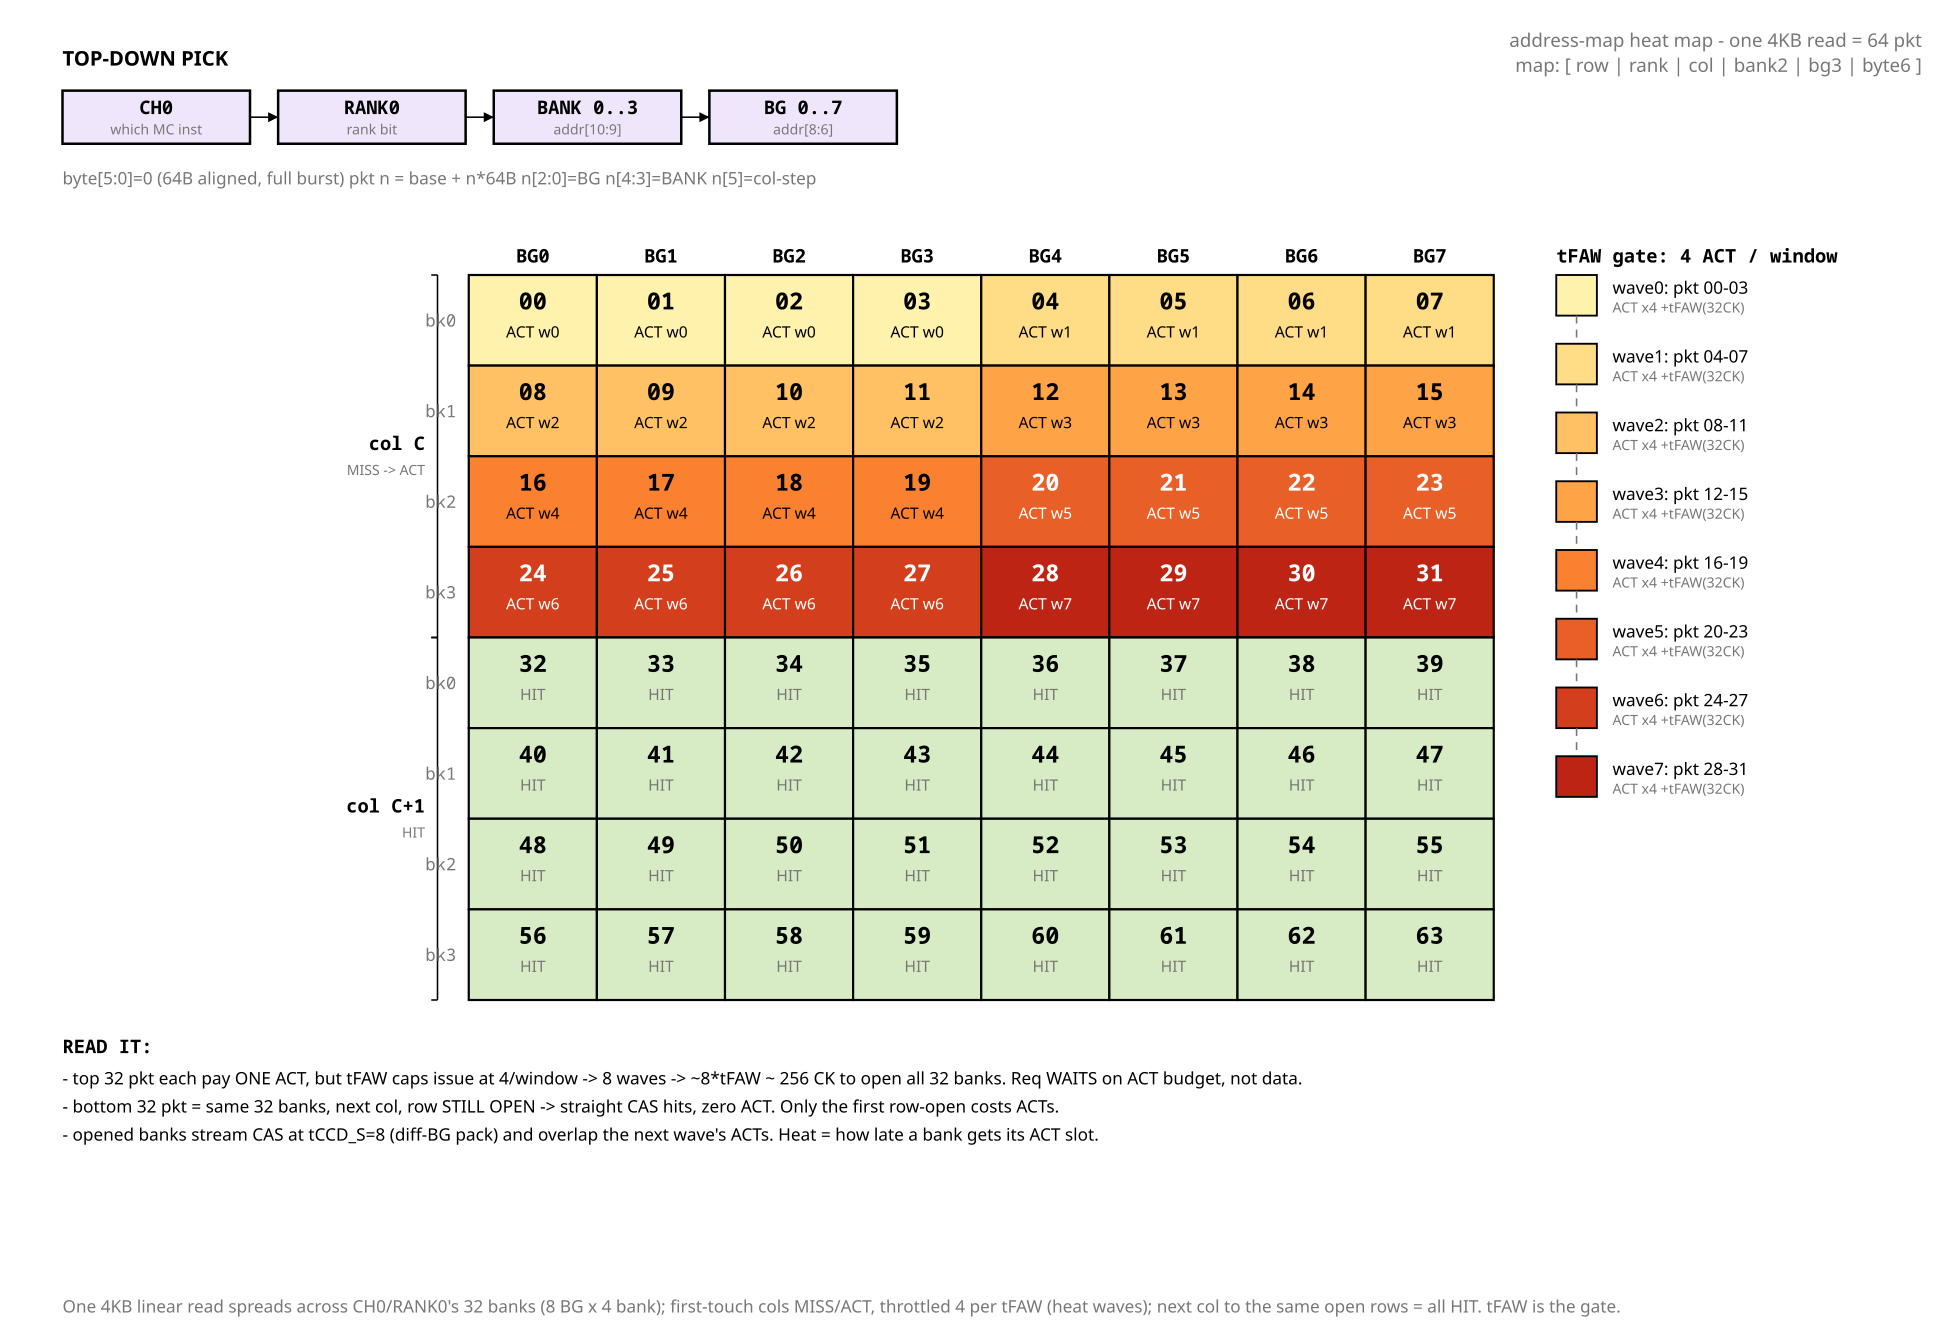

Recreate this plot in Python.
from rtlfig import Fig, MUTED, INK, FILL_CELL, FILL_NEW

# fig_16 - address-map heat map. ONE 4KB linear read (64 pkt = 8x8 grid) landing
# in CH0 / RANK0 / 32 banks (8 BG x 4 bank). Map [row|rank|col|bank2|bg3|byte6].
# Top half = first-touch cols -> MISS -> ACT, throttled 4-per-tFAW (8 heat waves,
# yellow=early .. red=late = how long the req WAITS on ACT budget). Bottom half =
# same 32 banks, next col, row still OPEN -> all HIT, zero ACT. tFAW is the gate.

f = Fig(1240, 860)

# heat ramp for the 8 tFAW waves (cool = opens early, hot = waits longest)
WAVE = ["#fff2ac", "#ffdc86", "#ffc164", "#ffa347",
        "#f9812f", "#e85f27", "#d33f1c", "#bd2414"]
WTX  = [INK, INK, INK, INK, INK, "#ffffff", "#ffffff", "#ffffff"]
HIT  = "#d7ecc4"   # row already open -> CAS hit, free

# ---------------- title + top-down breadcrumb ----------------
f.note(1230, 30, "address-map heat map  -  one 4KB read = 64 pkt", anchor="end")
f.note(1230, 46, "map: [ row | rank | col | bank2 | bg3 | byte6 ]", anchor="end")

f.text(40, 42, "TOP-DOWN PICK", size=13, mono=False, bold=True)
def crumb(x, y, name, fields, hot):
    w = 120
    f.rect(x, y, w, 34, fill=FILL_NEW if hot else "none",
           stroke=INK if hot else MUTED, width=1.6 if hot else 1.0)
    f.text(x + w / 2, y + 15, name, size=12, anchor="middle",
           bold=hot, fill=INK if hot else MUTED)
    f.text(x + w / 2, y + 28, fields, size=9, mono=False, anchor="middle",
           fill=MUTED)
    return x + w
x = 40
for nm, fl, hot in [("CH0", "which MC inst", True),
                    ("RANK0", "rank bit", True),
                    ("BANK 0..3", "addr[10:9]", True),
                    ("BG 0..7", "addr[8:6]", True)]:
    xe = crumb(x, 58, nm, fl, hot)
    if nm != "BG 0..7":
        f.line(xe, 75, xe + 18, 75, arrow=True)
    x = xe + 18
f.text(40, 118, "byte[5:0]=0  (64B aligned, full burst)   pkt n = base + n*64B   "
       "n[2:0]=BG  n[4:3]=BANK  n[5]=col-step",
       size=11, mono=False, fill=MUTED)

# ---------------- the 8x8 grid ----------------
GX, GY, CW, CH = 300, 176, 82, 58

# BG column headers
for bg in range(8):
    f.text(GX + bg * CW + CW / 2, GY - 8, f"BG{bg}", size=12, anchor="middle",
           bold=True)

# left col-step brackets + bank row labels
def bracket(y0, y1, label, sub):
    f.line(280, y0, 280, y1)
    f.line(276, y0, 280, y0); f.line(276, y1, 280, y1)
    f.text(272, (y0 + y1) / 2 - 4, label, size=12, anchor="end", bold=True)
    f.text(272, (y0 + y1) / 2 + 12, sub, size=9, mono=False, anchor="end",
           fill=MUTED)
bracket(GY, GY + 4 * CH, "col C", "MISS -> ACT")
bracket(GY + 4 * CH, GY + 8 * CH, "col C+1", "HIT")

for row in range(8):
    bank = row % 4
    colstep = row // 4
    ry = GY + row * CH
    f.text(292, ry + CH / 2 + 4, f"bk{bank}", size=11, anchor="end", fill=MUTED)
    for bg in range(8):
        n = colstep * 32 + bank * 8 + bg
        cx, cy = GX + bg * CW, ry
        if colstep == 0:                       # first touch -> ACT
            wave = (bank * 8 + bg) // 4
            fill, tx = WAVE[wave], WTX[wave]
            f.rect(cx, cy, CW, CH, fill=fill, stroke=INK, width=1.4)
            f.text(cx + CW / 2, cy + 22, f"{n:02d}", size=15, anchor="middle",
                   fill=tx, bold=True)
            f.text(cx + CW / 2, cy + 40, f"ACT w{wave}", size=10, mono=False,
                   anchor="middle", fill=tx)
        else:                                  # row open -> HIT
            f.rect(cx, cy, CW, CH, fill=HIT, stroke=INK, width=1.4)
            f.text(cx + CW / 2, cy + 22, f"{n:02d}", size=15, anchor="middle",
                   bold=True)
            f.text(cx + CW / 2, cy + 40, "HIT", size=10, mono=False,
                   anchor="middle", fill=MUTED)

# ---------------- right rail: tFAW wave timeline ----------------
RX = GX + 8 * CW + 40
f.text(RX, GY - 8, "tFAW gate: 4 ACT / window", size=12, bold=True)
for w in range(8):
    wy = GY + w * 44
    f.rect(RX, wy, 26, 26, fill=WAVE[w], stroke=INK, width=1.2)
    lo, hi = w * 4, w * 4 + 3
    f.text(RX + 36, wy + 12, f"wave{w}: pkt {lo:02d}-{hi:02d}", size=11,
           mono=False)
    f.text(RX + 36, wy + 24, "ACT x4  +tFAW(32CK)", size=9, mono=False,
           fill=MUTED)
    if w < 7:
        f.line(RX + 13, wy + 26, RX + 13, wy + 44, dashed=True, stroke=MUTED)

# ---------------- bottom notes ----------------
ny = GY + 8 * CH + 34
f.text(40, ny, "READ IT:", size=12, bold=True)
f.text(40, ny + 20, "- top 32 pkt each pay ONE ACT, but tFAW caps issue at 4/window "
       "-> 8 waves -> ~8*tFAW ~ 256 CK to open all 32 banks. Req WAITS on ACT budget, not data.",
       size=11, mono=False, fill=INK)
f.text(40, ny + 38, "- bottom 32 pkt = same 32 banks, next col, row STILL OPEN -> "
       "straight CAS hits, zero ACT. Only the first row-open costs ACTs.",
       size=11, mono=False, fill=INK)
f.text(40, ny + 56, "- opened banks stream CAS at tCCD_S=8 (diff-BG pack) and overlap "
       "the next wave's ACTs. Heat = how late a bank gets its ACT slot.",
       size=11, mono=False, fill=INK)

f.caption(40, 840, "One 4KB linear read spreads across CH0/RANK0's 32 banks (8 BG x "
                   "4 bank); first-touch cols MISS/ACT, throttled 4 per tFAW (heat "
                   "waves); next col to the same open rows = all HIT. tFAW is the gate.")

f.save("fig_16_heatmap.svg")
print("wrote fig_16_heatmap.svg")
